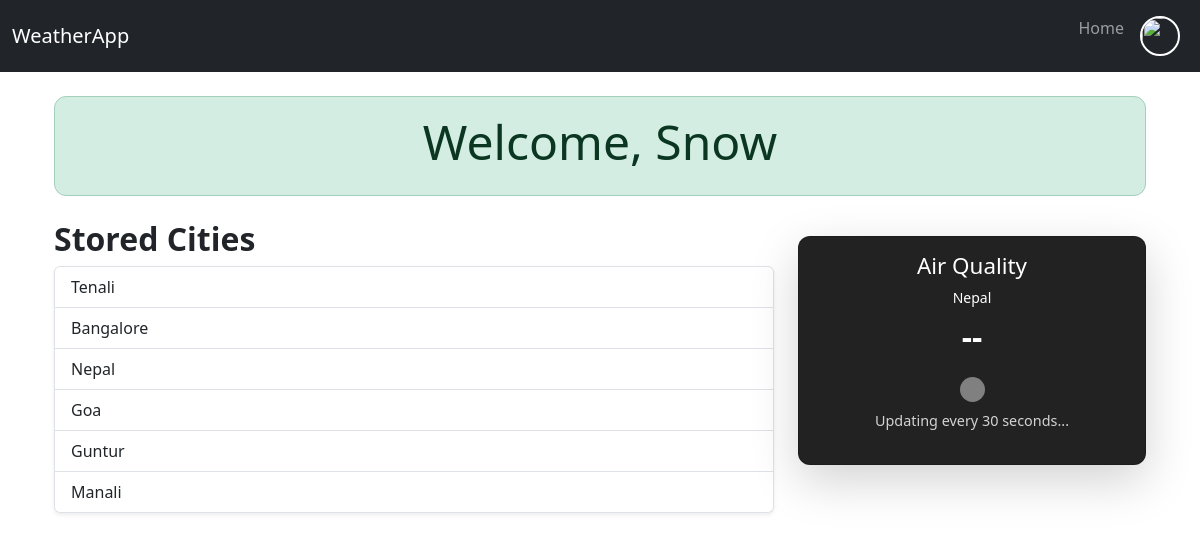
The page / (signed in) on the database as committed earlier.
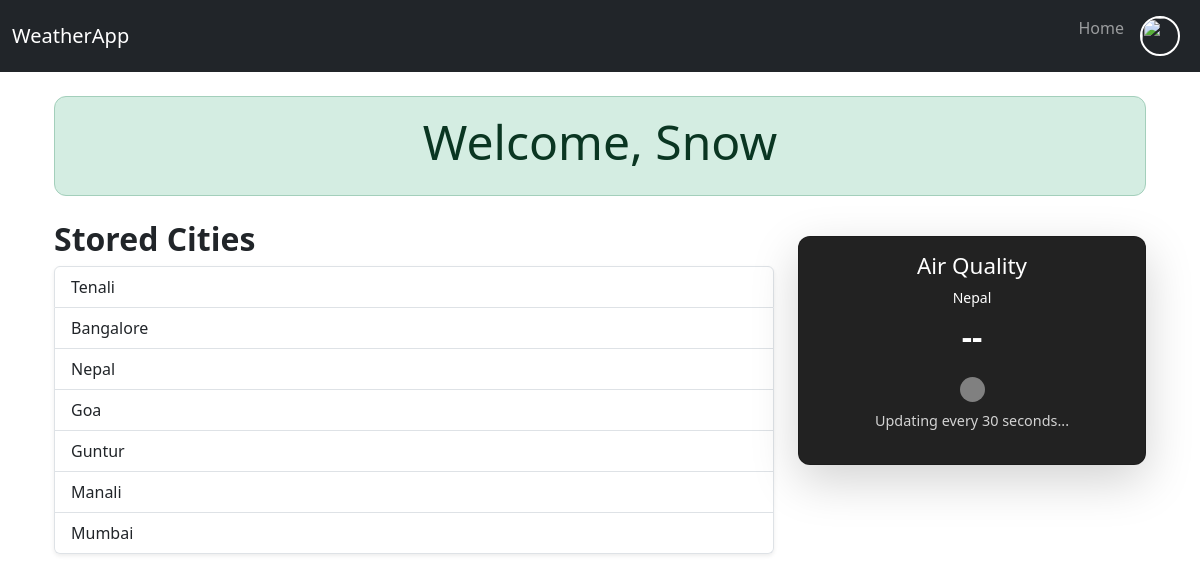
The same page on the database as committed later.
### app/models.py (models this page shows, shortened)
class WeatherData(models.Model):
    username=models.ForeignKey(User,on_delete=models.CASCADE,default=0)
    city = models.CharField(max_length=100)
    temperature = models.DecimalField(max_digits=5, decimal_places=2)
    humidity = models.DecimalField(max_digits=5, decimal_places=2)
    weather=models.CharField(max_length=10,default=0)
    speed=models.CharField(max_length=10,default=0)
    timestamp = models.DateTimeField(auto_now_add=True)

### app/views.py (the view)
# urls.py: 2. Add a URL to urlpatterns:  path('', views.home, name='home')
def home(request):
    username = request.session.get('username')
    city_names = list(WeatherData.objects.values_list('city', flat=True).distinct())
    selected_city = random.choice(city_names) if city_names else DEFAULT_CITY
    request.session["selected_city"] = selected_city
    air_quality_data = get_air_quality_data(selected_city)
    return render(request, 'home.html', {
        'username': username,
        'city_names': city_names,  # 🚀 This remains fixed and unchanged
        'selected_city': selected_city,
        'air_quality': air_quality_data["aqi"],
        'air_quality_color': air_quality_data["color"]
    })

### app/context_processors.py (called while the page is built)
def user_profile(request):
    if request.user.is_authenticated:
        try:
            profile = Profile.objects.get(user=request.user)
        except Profile.DoesNotExist:
            profile = None
    else:
        profile = None
    return {'user_profile': profile}

### app/views.py (called while the page is built, shortened)
def get_air_quality_data(city):
    api_key = os.getenv("AQI_API_KEY")
    if not api_key:
        return {"city": city, "aqi": "--", "color": "gray"}

### templates/home.html (shortened to what this page needs)
{% extends 'dummy.html' %}
{% block body_block %}
<div class="container mt-5 pt-5">
    {% if username %}
    <div class="alert alert-success text-center" role="alert" style="background-color: #d4ede2; border-radius: 12px;">
        <h1 class="display-5">Welcome, {{ username }}</h1>
    </div>
    {% else %}
    <div class="alert alert-primary text-center" role="alert">
        <h1 class="display-5">Welcome to WeatherApp</h1>
    </div>
    {% endif %}
    <div class="row mt-4">
        <div class="col-md-8">
            <h2 class="fw-bold">Stored Cities</h2>
            <ul class="list-group shadow-sm">
                {% for city in city_names %}
                <li class="list-group-item">{{ city }}</li>
                {% empty %}
                <li class="list-group-item">No cities available</li>
                {% endfor %}
            </ul>
        </div>
        <div class="col-md-4">
            <div class="card text-center shadow-lg mt-3"
                style="background-color: #222; color: white; border-radius: 12px;">
                <div class="card-body">
                    <h5 class="card-title" style="font-size: 1.4rem;">Air Quality</h5>
                    <p class="small" id="city_name" style="color: white; margin-bottom: 5px;">{{ selected_city }}</p>
                    <p class="card-text" style="font-size: 2rem;">
                        <span id="aqi_value" class="fw-bold">{{ air_quality|default:"--" }}</span>
                    </p>
                    <div id="aqi_indicator" class="rounded-circle mx-auto"
                        style="width: 25px; height: 25px; background-color: {{ air_quality_color|default:'gray' }};">
                    </div>
                    <p class="mt-2" style="color: lightgray; font-size: 0.9rem;">
                        Updating every 30 seconds...
                    </p>
                </div>
            </div>
        </div>
    </div>
</div>
{% endblock %}

### templates/dummy.html (shortened to what this page needs)
{% load static %}
<!doctype html>
<html lang="en">
<head>
    <link href="https://cdn.jsdelivr.net/npm/bootstrap@5.3.0/dist/css/bootstrap.min.css" rel="stylesheet">
    <link rel="stylesheet" href="https://cdn.jsdelivr.net/npm/bootstrap-icons/font/bootstrap-icons.css">
</head>
<body>
    <nav class="navbar navbar-expand-lg navbar-dark bg-dark fixed-top">
        <div class="container-fluid">
            <a class="navbar-brand" href="{% url 'home' %}">WeatherApp</a>
            <div class="collapse navbar-collapse" id="navbarNav">
                <ul class="navbar-nav ms-auto">
                    <li class="nav-item">
                        <a href="{% url 'home' %}" class="nav-link">Home</a>
                    </li>
                    {% if not user.is_authenticated %}
                    <li class="nav-item">
                        <a href="{% url 'registration' %}" class="nav-link">Register</a>
                    </li>
                    <li class="nav-item">
                        <a href="{% url 'user_login' %}" class="nav-link">Login</a>
                    </li>
                    {% else %}
                    <li class="nav-item dropdown">
                        <a href="#" class="nav-link d-flex align-items-center" id="profileDropdown" role="button"
                            data-bs-toggle="dropdown">
                            {% if user.profile and user.profile.profile_pic %}
                            <img src="{{ user.profile.profile_pic.url }}" alt="" class="profile-icon">
                            {% else %}
                            <img src="{% static 'images/default.jpg' %}" alt="" class="profile-icon">
                            {% endif %}
                        </a>
                    </li>
                    {% endif %}
                </ul>
            </div>
        </div>
    </nav>
    <div class="container mt-5">
        <div class="content">
            {% block body_block %}{% endblock %}
        </div>
    </div>
</body>
</html>

### templates/dummy.html (style rules this page uses)
.profile-icon { width: 40px; height: 40px; border-radius: 50%; object-fit: cover; border: 2px solid white; cursor: pointer; }

Rows that differ between the two databases and show on the page:
added WeatherData: city "Mumbai"
